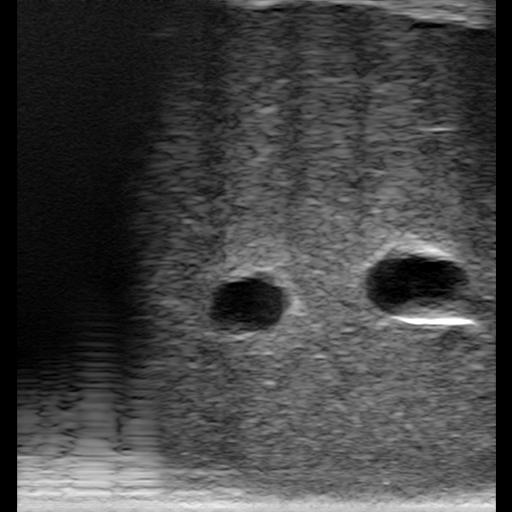
#> input picture data/images/snapshot_20260925_154550_676.png, 512 x 512 px
$ python -i segment_vessels.py   (imports and definitions only)
#> lines starting #> are read from the running program, lines starting #| are printed output that depends on the picture; after the words box and inside, x2 and y2 are one past the last pixel; in counts of white or black regions, pixels touching at a corner belong together
"""Segment blood vessels (dark anechoic structures) from ultrasound frames.

Pure image processing with OpenCV only. Three complementary detectors:

A1) Small interior vessels
    Plain connected components of the dark mask that do NOT touch any image
    border (catches small vessels that erosion would destroy).

A2) Interior + edge-touching vessels joined to the margin by a thin neck
    1. Gaussian blur            -> suppresses speckle noise
    2. Low-intensity threshold  -> vessel interiors are anechoic (near-black);
                                    a fixed low threshold is more robust than
                                    Otsu on dark frames, where Otsu's split
                                    point lands inside the tissue
    3. Morphological cleanup    -> removes isolated noise pixels
    4. Erosion                  -> thin out-of-scan shadow strips vanish; thick
                                    vessel cores survive as "seeds"
    5. Border filter            -> seeds still touching an image edge belong to
                                    out-of-scan margins / probe artifacts and
                                    are dropped (edge-cut vessels are handled
                                    by detector B)
    6. Dilation + candidate test-> seeds dilated back to full vessel extent,
                                    kept only if they pass the vessel filters

B) Edge-cut (partial) vessels
   A vessel cut off by the scan border fuses with the dark margin strip and
   cannot be split by erosion. It is detected via a width-profile analysis:
   for each image border, measure how far the dark region penetrates inward
   per row/column; a real vessel bulges out beyond the (roughly constant)
   strip width over a compact range of rows.

Usage:
    python 2_segment/segment_vessels.py                          # defaults
    python 2_segment/segment_vessels.py <input_dir>              # custom input dir
    python 2_segment/segment_vessels.py <input_dir> <output_dir> # both
    add --overwrite to reprocess frames that already have outputs

Default input : data/video2images/<video_stem>/   (all *_frame_*.png)
Default output: 2_segment/output/<video_stem>/masks/     binary masks
                2_segment/output/<video_stem>/overlays/  red-highlighted overlays
                2_segment/output/<video_stem>/json/      per-frame component JSON
"""

import argparse
import json
from pathlib import Path

import cv2
import numpy as np

PROJECT_ROOT = Path(__file__).resolve().parent.parent
DEFAULT_INPUT_DIR = PROJECT_ROOT / "data" / "video2images"
DEFAULT_OUTPUT_DIR = PROJECT_ROOT / "2_segment" / "output"

# --- Tunable parameters -------------------------------------------------
DARK_THRESHOLD = 15     # pixel intensity below this counts as "vessel" (0-255)
MIN_SEED_AREA = 200     # min area of an eroded seed to be considered

MIN_AREA_FRAC = 0.0025  # ignore vessels smaller than 0.25% of the image
MAX_AREA_FRAC = 0.10    # ignore regions larger than 10% (out-of-scan margins)
MIN_SOLIDITY = 0.35     # ignore ragged speckle clusters; vessels are compact
MAX_ELONGATION = 4.0    # ignore thin strips/wedges
MAX_MEDIAN_INTENSITY = 8  # vessel interiors are anechoic (median <= ~5);
                          # speckle clusters have a brighter median

# Border-bulge detector (partial vessels cut off by the scan border)
BULGE_BASELINE_PCT = 75   # strip width baseline = this percentile of penetrations
BULGE_DELTA = 15          # extra penetration (px) that counts as a bulge
BULGE_MIN_ROWS = 20       # min consecutive rows/cols for a bulge to count
BULGE_MAX_FRAC = 0.25     # max fraction of the border a bulge may span
MIN_MARGIN_WIDTH = 18     # only analyse borders whose strip is at least this wide
MAX_MARGIN_WIDTH = 90     # ... and at most this wide (wider => tapering wedge)


def erode_radius(h: int, w: int) -> int:
    """Erosion radius scaled to image size: large enough to remove thin shadow
    strips (~10-40 px), small enough to keep vessel cores intact."""
    return max(4, min(h, w) // 64)


def _penetration(binary: np.ndarray, border: str) -> np.ndarray:
    """Per-line run length of dark pixels starting at the given image border.

    Returns an array indexed by line (rows for left/right borders, columns
    for top/bottom borders).
    """
    h, w = binary.shape
    if border == "left":
        src = ~binary
    elif border == "right":
        src = ~binary[:, ::-1]
    elif border == "top":
        src = (~binary).T
    else:  # bottom
        src = (~binary[::-1, :]).T

    first_false = src.argmax(axis=1)
    return np.where(src.any(axis=1), first_false, w if border in ("left", "right") else h)


def _consecutive_runs(flags: np.ndarray):
    """Yield (start, end) index pairs of consecutive True runs."""
    start = None
    for i, f in enumerate(flags):
        if f and start is None:
            start = i
        elif not f and start is not None:
            yield start, i
            start = None
    if start is not None:
        yield start, len(flags)


def _is_vessel_candidate(gray: np.ndarray, mask: np.ndarray, img_area: float) -> bool:
    """Area / intensity / solidity / elongation filters for a vessel candidate."""
    area = int(cv2.countNonZero(mask))
    if not (MIN_AREA_FRAC * img_area <= area <= MAX_AREA_FRAC * img_area):
        return False
    # Vessel interiors are anechoic; speckle clusters are brighter. The median
    # is robust to the few bright pixels of the echogenic vessel wall.
    if float(np.median(gray[mask > 0])) > MAX_MEDIAN_INTENSITY:
        return False
    x, y, cw, ch = cv2.boundingRect(mask)
    elong = max(cw / ch, ch / cw) if min(cw, ch) > 0 else 99
    if elong > MAX_ELONGATION:
        return False
    contours, _ = cv2.findContours(mask, cv2.RETR_EXTERNAL, cv2.CHAIN_APPROX_SIMPLE)
    hull_area = cv2.contourArea(cv2.convexHull(contours[0])) if contours else 0.0
    solidity = area / (hull_area + 1e-6) if contours else 0.0
    return solidity >= MIN_SOLIDITY


def _interior_vessels(gray: np.ndarray, cleaned: np.ndarray, h: int, w: int) -> np.ndarray:
    """Detectors A1 + A2 unioned."""
    img_area = float(h * w)
    mask = np.zeros((h, w), dtype=np.uint8)

    # A1. Plain connected components that do not touch the image border.
    n_comp, comp_labels, comp_stats, _ = cv2.connectedComponentsWithStats(
        cleaned, connectivity=8
    )
    for i in range(1, n_comp):  # label 0 is background
        x, y, cw, ch, area = comp_stats[i]
        if (x == 0) or (y == 0) or (x + cw >= w) or (y + ch >= h):
            continue
        comp_mask = (comp_labels == i).astype(np.uint8) * 255
        if _is_vessel_candidate(gray, comp_mask, img_area):
            mask |= comp_mask

    # A2. Erode to seeds, drop border-spanning margins, dilate back.
    r = erode_radius(h, w)
    big_kernel = cv2.getStructuringElement(cv2.MORPH_ELLIPSE, (2 * r + 1, 2 * r + 1))
    seeds = cv2.erode(cleaned, big_kernel)

    n_seeds, seed_labels, seed_stats, _ = cv2.connectedComponentsWithStats(
        seeds, connectivity=8
    )
    for i in range(1, n_seeds):  # label 0 is background
        x, y, cw, ch, area = seed_stats[i]
        if area < MIN_SEED_AREA:
            continue
        # Seeds still touching the image border belong to out-of-scan margins
        # or near-field probe artifacts. Vessels attached to the margin only
        # through a thin strip got disconnected by erosion; vessels cut off
        # by the scan border are handled by detector B (border bulge).
        if x == 0 or y == 0 or x + cw >= w or y + ch >= h:
            continue
        seed_region = cv2.dilate((seed_labels == i).astype(np.uint8) * 255, big_kernel)
        if _is_vessel_candidate(gray, seed_region, img_area):
            mask |= seed_region
    return mask


def _border_bulge_vessels(gray: np.ndarray, cleaned: np.ndarray, h: int, w: int) -> list:
    """Detector B: partial vessels cut off by the scan border.

    For each image border that has a real margin strip (width within
    [MIN_MARGIN_WIDTH, MAX_MARGIN_WIDTH]), find rows/columns where the dark
    region penetrates significantly beyond the baseline strip width; those
    "excess" pixels are candidate vessels.
    """
    img_area = float(h * w)
    candidates = []

    for border in ("left", "right", "top", "bottom"):
        runs = _penetration(cleaned > 0, border)
        active = runs[runs > 0]
        if len(active) < BULGE_MIN_ROWS:
            continue
        baseline = float(np.percentile(active, BULGE_BASELINE_PCT))
        if not (MIN_MARGIN_WIDTH <= baseline <= MAX_MARGIN_WIDTH):
            continue

        border_len = h if border in ("left", "right") else w
        flags = runs > baseline + BULGE_DELTA
        for start, end in _consecutive_runs(flags):
            length = end - start
            if not (BULGE_MIN_ROWS <= length <= int(BULGE_MAX_FRAC * border_len)):
                continue

            cand = np.zeros((h, w), dtype=np.uint8)
            base = int(baseline)
            for p in range(start, end):
                depth = int(runs[p])
                if depth <= base:
                    continue
                if border == "left":
                    cand[p, base:depth] = 255
                elif border == "right":
                    cand[p, w - depth:w - base] = 255
                elif border == "top":
                    cand[base:depth, p] = 255
                else:  # bottom
                    cand[h - depth:h - base, p] = 255

            if _is_vessel_candidate(gray, cand, img_area):
                candidates.append(cand)
    return candidates


def segment_vessel(gray: np.ndarray):
    """Return (mask, stats_dict) for one grayscale ultrasound frame."""
    h, w = gray.shape[:2]
    img_area = float(h * w)

    # 1. Blur to suppress speckle so isolated noise pixels don't form clusters.
    blurred = cv2.GaussianBlur(gray, (5, 5), 0)

    # 2. Threshold: vessel interiors are anechoic (near-black). A fixed low
    # threshold is more robust than Otsu on dark ultrasound frames.
    thresh = np.where(blurred < DARK_THRESHOLD, 255, 0).astype(np.uint8)

    # 3. Morphological cleanup: kill isolated noise pixels, close small gaps.
    kernel = cv2.getStructuringElement(cv2.MORPH_ELLIPSE, (3, 3))
    cleaned = cv2.morphologyEx(thresh, cv2.MORPH_OPEN, kernel)
    cleaned = cv2.morphologyEx(cleaned, cv2.MORPH_CLOSE, kernel)

    # A) Interior vessels (small + edge-touching).
    mask = _interior_vessels(gray, cleaned, h, w)

    # B) Edge-cut partial vessels (skip if they overlap an existing vessel).
    for cand in _border_bulge_vessels(gray, cleaned, h, w):
        cand_area = int(cv2.countNonZero(cand))
        overlap = int(cv2.countNonZero(cv2.bitwise_and(mask, cand)))
        if overlap / max(cand_area, 1) > 0.3:
            continue
        mask |= cand

    # Final component stats on the merged mask.
    n_labels, labels, stats, _ = cv2.connectedComponentsWithStats(mask, connectivity=8)
    components = []
    for i in range(1, n_labels):  # label 0 is background
        x, y, cw, ch, area = stats[i]
        if not (MIN_AREA_FRAC * img_area <= area <= MAX_AREA_FRAC * img_area):
            continue
        comp_mask = (labels == i).astype(np.uint8) * 255
        contours, _ = cv2.findContours(comp_mask, cv2.RETR_EXTERNAL, cv2.CHAIN_APPROX_SIMPLE)
        hull_area = cv2.contourArea(cv2.convexHull(contours[0])) if contours else 0.0
        solidity = area / (hull_area + 1e-6) if contours else 0.0
        aspect = cw / ch if ch > 0 else 0.0

        components.append(
            {
                "id": len(components) + 1,
                "bbox": [int(x), int(y), int(cw), int(ch)],
                "area_px": int(area),
                "area_frac": round(area / img_area, 4),
                "solidity": round(float(solidity), 3),
                "aspect_ratio_w_h": round(float(aspect), 2),
            }
        )

    stats_out = {
        "image_size": [int(w), int(h)],
        "num_vessels": len(components),
        "total_vessel_area_px": int(cv2.countNonZero(mask)),
        "components": components,
    }
    return mask, stats_out


# [82 lines left out: functions make_overlay, main, not called in this run]


# [2 lines not run here, left out]

>>> import cv2
>>> picture = cv2.imread('../data/images/snapshot_20260925_154550_676.png', cv2.IMREAD_GRAYSCALE)
#> picture is the input picture: shape (512, 512); min 0, max 255, mean 66.2
>>> result = segment_vessel(picture)
#> in segment_vessel, `thresh = np.where(blurred < DARK_THRESHOLD, 255, 0).astype(np.uint8)`:
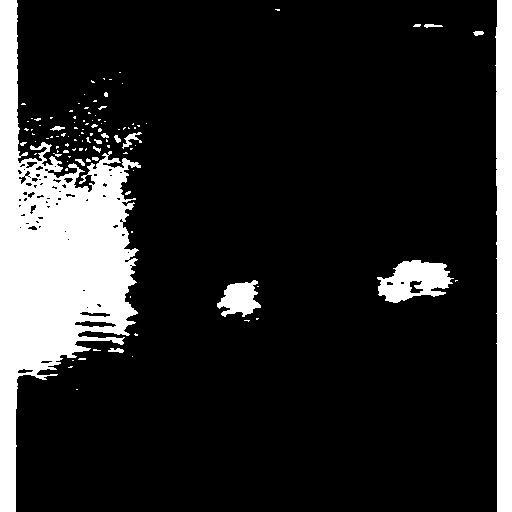
#> thresh: shape (512, 512); 15.7% white; 105 white regions (89 under 20 px), largest, box (x1, y1, x2, y2) and area: (0, 0, 141, 512) 29285, (495, 0, 512, 512) 7849, (377, 260, 454, 303) 2027
#> in segment_vessel, `cleaned = cv2.morphologyEx(thresh, cv2.MORPH_OPEN, kernel)`: cleaned: shape (512, 512); 15.5% white; 44 white regions (27 under 20 px), largest, box (x1, y1, x2, y2) and area: (0, 0, 141, 512) 28997, (495, 0, 512, 512) 7849, (377, 260, 451, 303) 2001
#> in segment_vessel, `cleaned = cv2.morphologyEx(cleaned, cv2.MORPH_CLOSE, kernel)`: cleaned: shape (512, 512); 15.6% white; 40 white regions (23 under 20 px), largest, box (x1, y1, x2, y2) and area: (0, 0, 141, 512) 29417, (495, 0, 512, 512) 7849, (377, 260, 451, 303) 2031
#> in _interior_vessels, `n_comp, comp_labels, comp_stats, _ = cv2.connectedComponentsWithStats(..`:
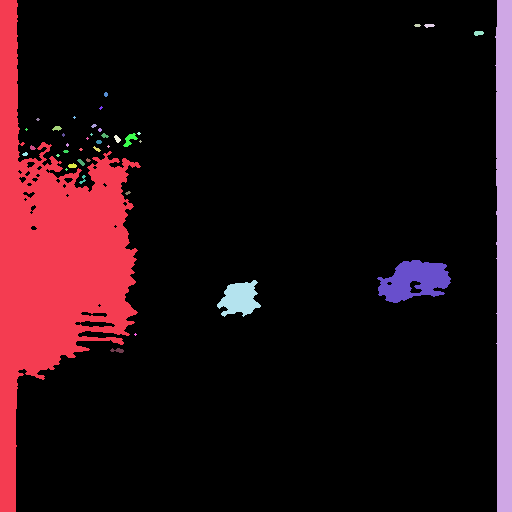
#> comp_labels: shape (512, 512) int32; 41 distinct labels, from 0 to 40; one colour per label, 0 black
#> in _interior_vessels, `n_comp, comp_labels, comp_stats, _ = cv2.connectedComponentsWithStats(..`: n_comp = 41; comp_stats = 41 rows, first 6: [16, 0, 481, 512, 221178], [0, 0, 141, 512, 29417], [495, 0, 17, 512, 7849], [414, 24, 7, 3, 17], [424, 24, 11, 4, 31], [474, 31, 10, 5, 40]
#> the loop in _interior_vessels, `for i in range(1, n_comp):` made 40 passes
#> (elong in _is_vessel_candidate, hull_area in _is_vessel_candidate, solidity in _is_vessel_candidate) on passes 37 to 38: (1.72, 2392.5, 0.849), (1.19, 1198, 0.844)
#> after the loop in _interior_vessels, `for i in range(1, n_comp):`: mask: shape (512, 512); 1.2% white; 2 white regions, box (x1, y1, x2, y2) and area: (377, 260, 451, 303) 2031, (217, 280, 261, 317) 1011
#> in _interior_vessels, `seeds = cv2.erode(cleaned, big_kernel)`: seeds: shape (512, 512); 8.9% white; 5 white regions, box (x1, y1, x2, y2) and area: (0, 0, 126, 512) 19007, (504, 0, 512, 512) 3724, (393, 268, 441, 295) 302, (231, 290, 248, 306) 173, (100, 171, 118, 181) 55
#> in _interior_vessels, `n_seeds, seed_labels, seed_stats, _ = cv2.connectedComponentsWithStats..`:
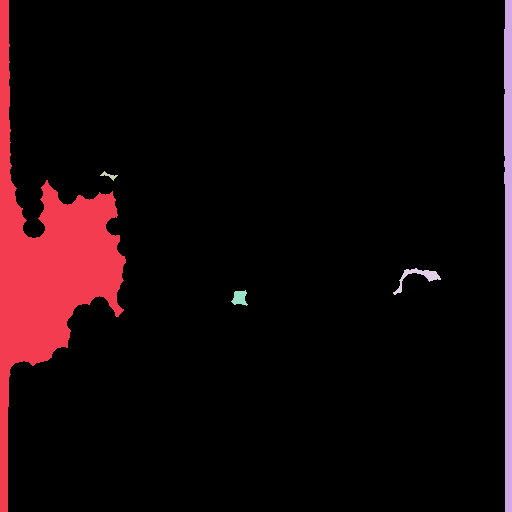
#> seed_labels: shape (512, 512) int32; 6 distinct labels, from 0 to 5; one colour per label, 0 black
#> in _interior_vessels, `n_seeds, seed_labels, seed_stats, _ = cv2.connectedComponentsWithStats..`: n_seeds = 6; seed_stats = [[8, 0, 497, 512, 238883], [0, 0, 126, 512, 19007], [504, 0, 8, 512, 3724], [100, 171, 18, 10, 55], [393, 268, 48, 27, 302], [231, 290, 17, 16, 173]]
#> the loop in _interior_vessels, `for i in range(1, n_seeds):` made 5 passes
#> (elong in _is_vessel_candidate, hull_area in _is_vessel_candidate, solidity in _is_vessel_candidate) on pass 4: (1.49, 1799.5, 0.876)
#> in _border_bulge_vessels, `img_area = float(h * w)`: img_area = 262144
#> in _penetration, `h, w = binary.shape`: h = 512
#> in _penetration (call 2), `src = ~binary[:, ::-1]`:
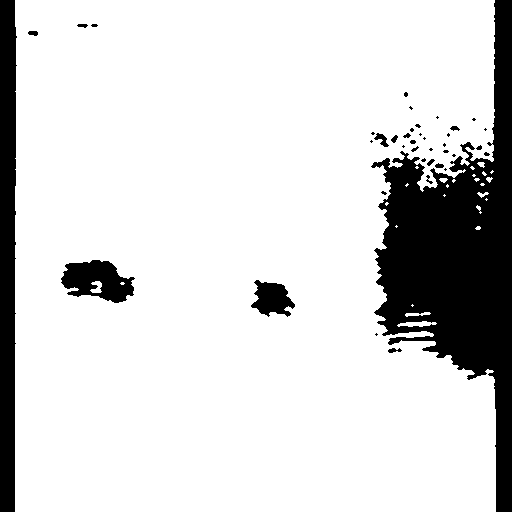
#> src: shape (512, 512) bool; 84.4% white; 40 black regions (23 under 20 px), largest, box (x1, y1, x2, y2) and area: (371, 0, 512, 512) 29417, (0, 0, 17, 512) 7849, (61, 260, 135, 303) 2031
#> in _penetration (call 3), `src = (~binary).T`:
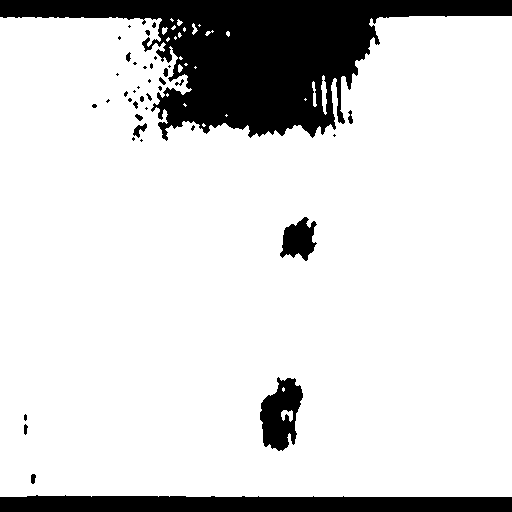
#> src: shape (512, 512) bool; 84.4% white; 40 black regions (23 under 20 px), largest, box (x1, y1, x2, y2) and area: (0, 0, 512, 141) 29417, (0, 495, 512, 512) 7849, (260, 377, 303, 451) 2031
#> in _penetration (call 4), `src = (~binary[::-1, :]).T`:
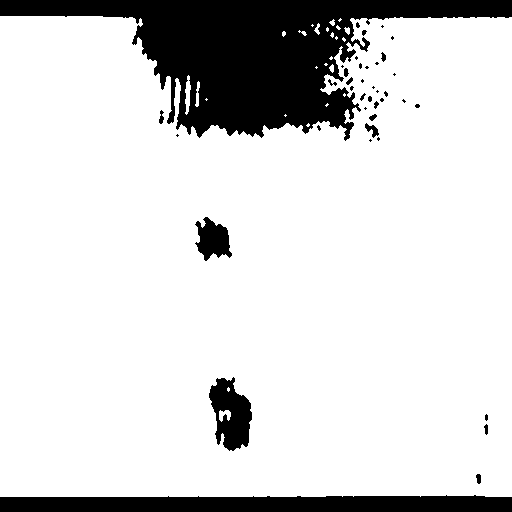
#> src: shape (512, 512) bool; 84.4% white; 40 black regions (23 under 20 px), largest, box (x1, y1, x2, y2) and area: (0, 0, 512, 141) 29417, (0, 495, 512, 512) 7849, (209, 377, 252, 451) 2031
#> in segment_vessel, `n_labels, labels, stats, _ = cv2.connectedComponentsWithStats(mask, co..`: labels: shape (512, 512) int32; 3 distinct labels, from 0 to 2
#> in segment_vessel, `n_labels, labels, stats, _ = cv2.connectedComponentsWithStats(mask, co..`: n_labels = 3; stats = [[0, 0, 512, 512, 259102], [377, 260, 74, 43, 2031], [217, 280, 44, 37, 1011]]
#> the loop in segment_vessel, `for i in range(1, n_labels):` made 2 passes
#> (x, y, cw, ch, area, hull_area, solidity, aspect) on passes 1 to 2: (377, 260, 74, 43, 2031, 2392.5, 0.849, 1.72), (217, 280, 44, 37, 1011, 1198, 0.844, 1.19)
#> pass 2, in segment_vessel, `comp_mask = (labels == i).astype(np.uint8) * 255`:
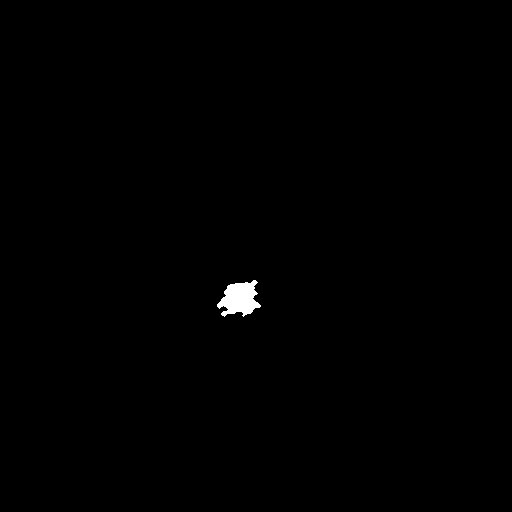
#> comp_mask: shape (512, 512); 0.39% white; 1 white region, box (x1, y1, x2, y2) and area: (217, 280, 261, 317) 1011
#> after the loop in segment_vessel, `for i in range(1, n_labels):`: components = 2 items
